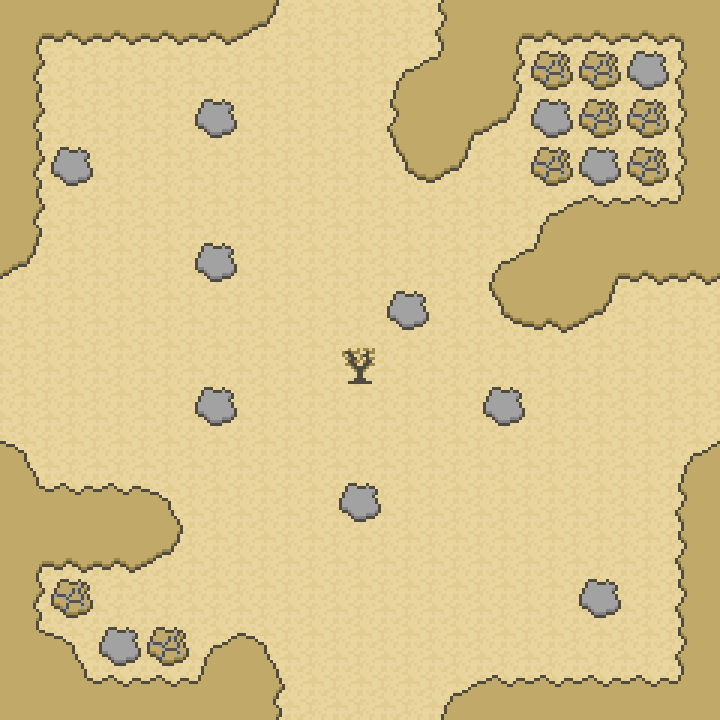

This is a level from a 2D game, rendered from its Tiled map with the project's own tilesets. A one-line summary and the map file follow, with tile-layer data summarised:
An orthogonal 15x15 tile map with 48x48 px tiles, 1 tile layer (Tile Layer 1) and 4 objects (2x 0, 2x 1).

<map version="1.0" orientation="orthogonal" width="15" height="15" tilewidth="48" tileheight="48">
 <tileset firstgid="1" source="desert.tsx" />
 <layer name="Tile Layer 1" width="15" height="15">
  <data>[225 cells, 225 non-empty, 17 distinct tile ids]</data>
 </layer>
 <objectgroup name="Object Layer 1" width="15" height="15">
  <object type="0" x="288" y="144" width="48" height="48" />
  <object type="0" x="96" y="336" width="48" height="48" />
  <object type="1" x="384" y="432" width="48" height="48" />
  <object type="1" x="528" y="576" width="48" height="48" />
 </objectgroup>
</map>